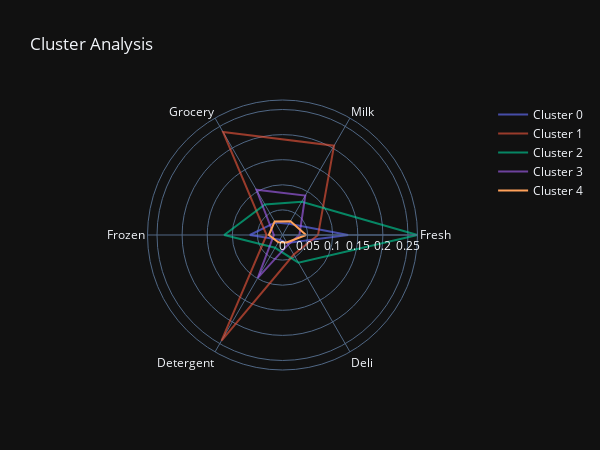

Notebook code for this chart:
### Code cell
fig = go.Figure()

for cluster in np.unique(clusters):
    radii = df_normalized.loc[df_normalized.cluster_kpca_cos==cluster,
                             features].mean().tolist()
    
    thetas = features
    
    actual_values = df.loc[df.cluster_kpca_cos==cluster, features].mean().tolist()
    
    cluster_size = len(df[df.cluster_kpca_cos==cluster])
    
    fig.add_trace(
        go.Scatterpolar(
            r = radii+[radii[0]], 
            theta=thetas+[thetas[0]], 
            mode='lines',
            name=f'Cluster {cluster}',
            text=[f'Mean value: {x}' for x in actual_values+[actual_values[0]]],
            opacity=np.max([0.6, cluster_size/biggest_cluster])
            #line=dict(width=np.max([1, 4*cluster_size/biggest_cluster]))
        )
    )

fig.update_layout(
    title='Cluster Analysis',
    template='plotly_dark',
    width=600,
    autosize=False)
    
fig.show()

### Figure 1 — Plotly figure (JSON) as saved in the notebook; plotly's stock layout.template omitted (floating-point values rounded to 4 significant figures)
{"data": [{"mode": "lines", "name": "Cluster 0", "opacity": 0.6489, "r": [0.1309, 0.02595, 0.02883, 0.06499, 0.01084, 0.01858, 0.1309], "text": ["Mean value: 14678.423529411764", "Mean value: 1907.1529411764707", "Mean value: 2674.752941176471", "Mean value: 3956.0235294117647", "Mean value: 442.52941176470586", "Mean value: 890.9411764705883", "Mean value: 14678.423529411764"], "theta": ["Fresh", "Milk", "Grocery", "Frozen", "Detergent", "Deli", "Fresh"], "type": "scatterpolar"}, {"mode": "lines", "name": "Cluster 1", "opacity": 0.6107, "r": [0.07081, 0.2054, 0.237, 0.03166, 0.2428, 0.04506, 0.07081], "text": ["Mean value: 7941.725", "Mean value: 15093.05", "Mean value: 21989.2", "Mean value: 1927.1625", "Mean value: 9913.65", "Mean value: 2160.2875", "Mean value: 7941.725"], "theta": ["Fresh", "Milk", "Grocery", "Frozen", "Detergent", "Deli", "Fresh"], "type": "scatterpolar"}, {"mode": "lines", "name": "Cluster 2", "opacity": 0.626, "r": [0.269, 0.07654, 0.07027, 0.1161, 0.02941, 0.06352, 0.269], "text": ["Mean value: 30163.585365853658", "Mean value: 5625.487804878048", "Mean value: 6520.0", "Mean value: 7068.9390243902435", "Mean value: 1200.8902439024391", "Mean value: 3045.439024390244", "Mean value: 30163.585365853658"], "theta": ["Fresh", "Milk", "Grocery", "Frozen", "Detergent", "Deli", "Fresh"], "type": "scatterpolar"}, {"mode": "lines", "name": "Cluster 3", "opacity": 0.6, "r": [0.03369, 0.09076, 0.1041, 0.01724, 0.09849, 0.02213, 0.03369], "text": ["Mean value: 3778.7580645161293", "Mean value: 6670.580645161291", "Mean value: 9657.387096774193", "Mean value: 1049.5645161290322", "Mean value: 4021.0806451612902", "Mean value: 1061.1451612903227", "Mean value: 3778.7580645161293"], "theta": ["Fresh", "Milk", "Grocery", "Frozen", "Detergent", "Deli", "Fresh"], "type": "scatterpolar"}, {"mode": "lines", "name": "Cluster 4", "opacity": 1, "r": [0.04693, 0.03178, 0.03116, 0.02715, 0.01671, 0.01702, 0.04693], "text": ["Mean value: 5262.824427480916", "Mean value: 2335.412213740458", "Mean value: 2890.641221374046", "Mean value: 1652.5877862595419", "Mean value: 682.2137404580153", "Mean value: 815.824427480916", "Mean value: 5262.824427480916"], "theta": ["Fresh", "Milk", "Grocery", "Frozen", "Detergent", "Deli", "Fresh"], "type": "scatterpolar"}], "layout": {"autosize": false, "height": 450, "polar": {"angularaxis": {"type": "category"}, "radialaxis": {"autorange": true, "range": [0, 0.269], "type": "linear"}}, "title": {"text": "Cluster Analysis"}, "width": 600}}
